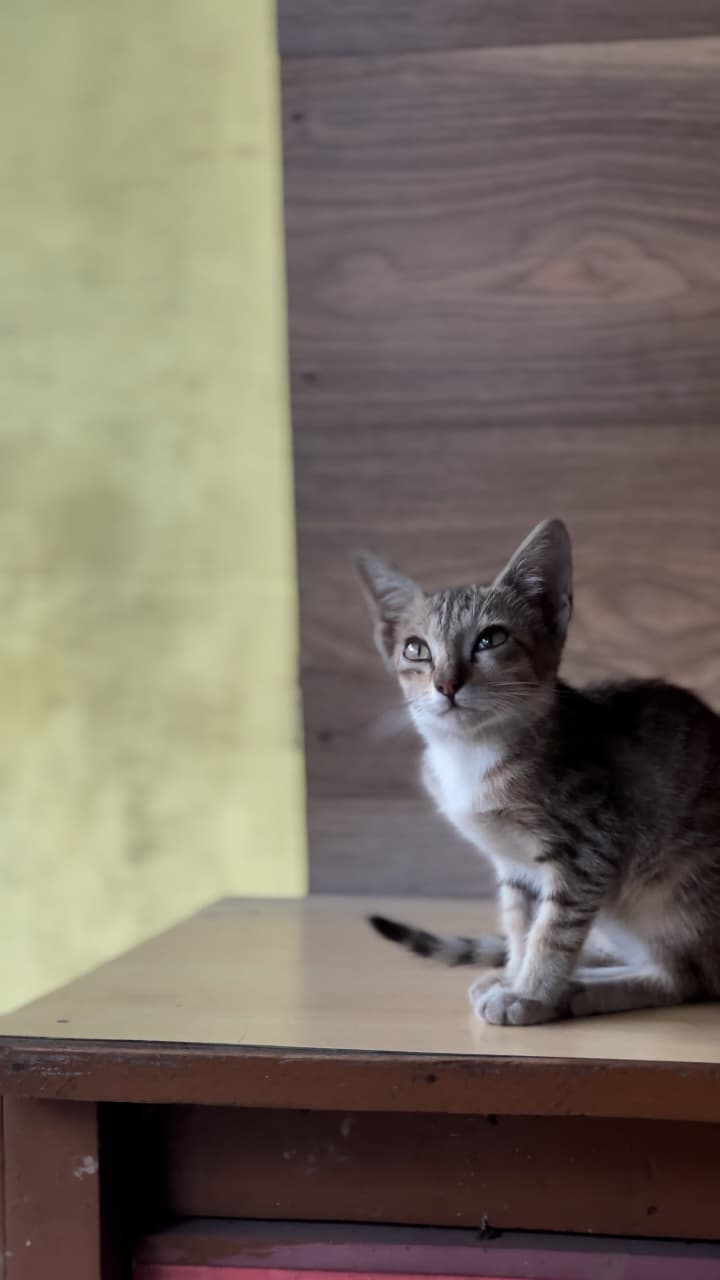
#> input picture cat.jpg, 720 x 1280 px, given in place of cat.jpeg, which was not available
$ jupyter execute exp3.ipynb   (text cells are left out)
#> lines starting #> are read from the running program, lines starting #| are printed output that depends on the picture; pictures that were not available may be replaced by others from this repository, and a replacement may not be noted
[cell 1]
import cv2
import numpy as np
from matplotlib import pyplot as plt

image = cv2.imread('cat.jpeg')
#> image is the input picture: shape (1280, 720, 3); mean B, G, R 101.1, 112.4, 121.5

gray_image = cv2.cvtColor(image, cv2.COLOR_BGR2GRAY)
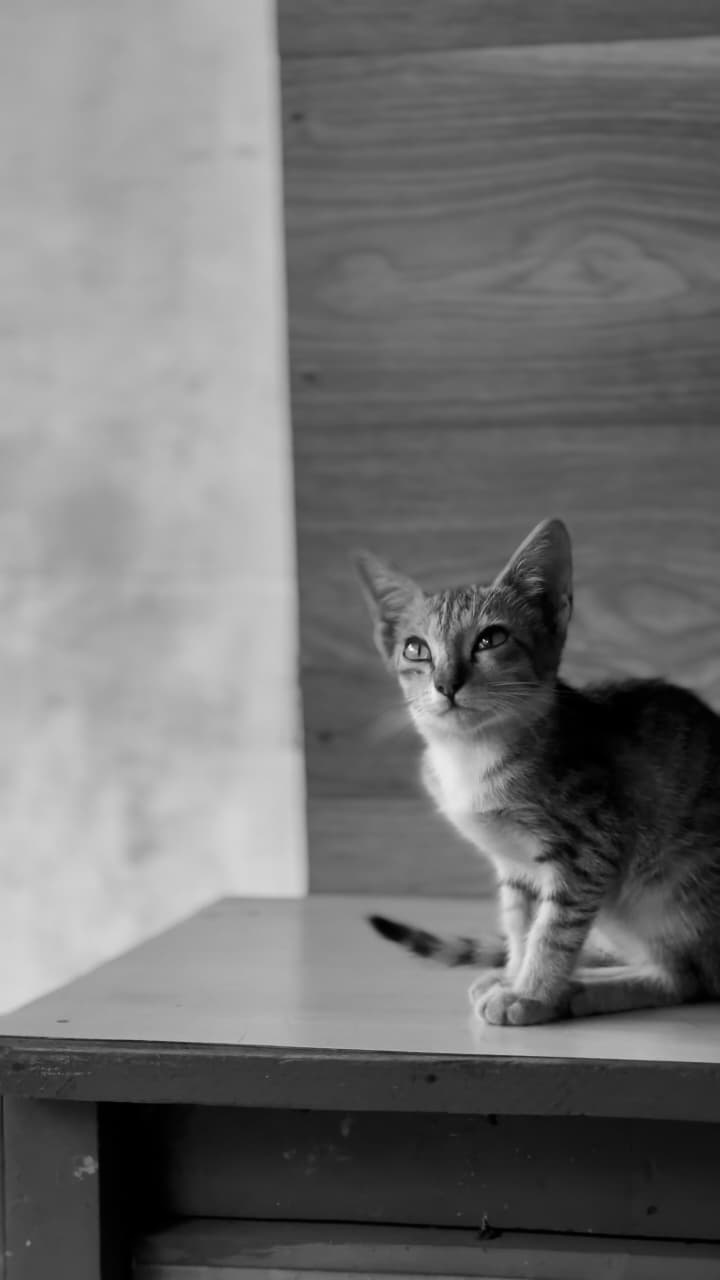
#> gray_image: shape (1280, 720); min 0, max 247, mean 113.8

hist_original = cv2.calcHist([gray_image], [0], None, [256], [0, 256])
#> hist_original = 256 values, max 14942 at index 95, min 0 at index 238, mean 3600

equalized_image = cv2.equalizeHist(gray_image)
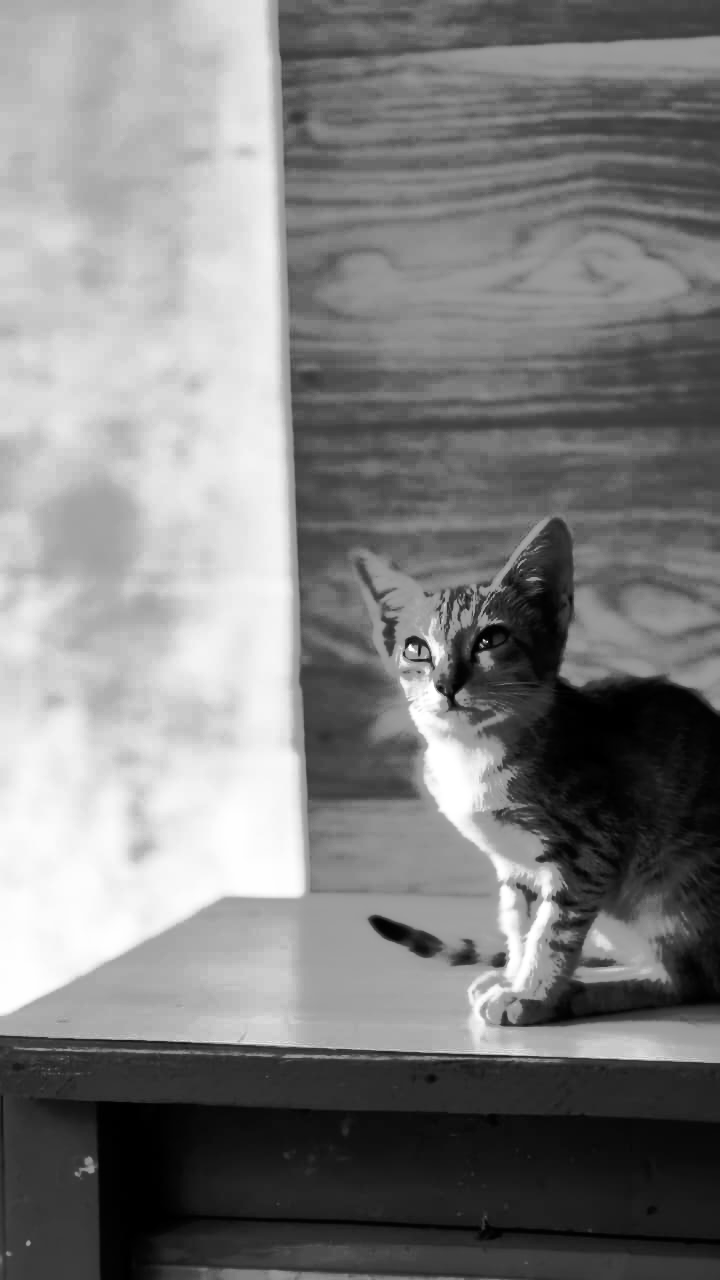
#> equalized_image: shape (1280, 720); min 0, max 255, mean 127.5

plt.figure(figsize=(10, 7))

plt.subplot(2, 2, 1)
plt.imshow(gray_image, cmap='gray')
plt.title('Original Grayscale Image')
plt.axis('off')

plt.subplot(2, 2, 2)
plt.imshow(equalized_image, cmap='gray')
plt.title('Equalized Image')
plt.axis('off')

plt.subplot(2, 2, 3)
plt.plot(hist_original, color='black')
plt.title('Original Histogram')
plt.xlim([0, 256])

plt.subplot(2, 2, 4)
hist_equalized = cv2.calcHist([equalized_image], [0], None, [256], [0, 256])
#> hist_equalized = 256 values, max 14942 at index 105, min 0 at index 14, mean 3600
plt.plot(hist_equalized, color='black')
plt.title('Equalized Histogram')
plt.xlim([0, 256])

plt.tight_layout()
plt.show()
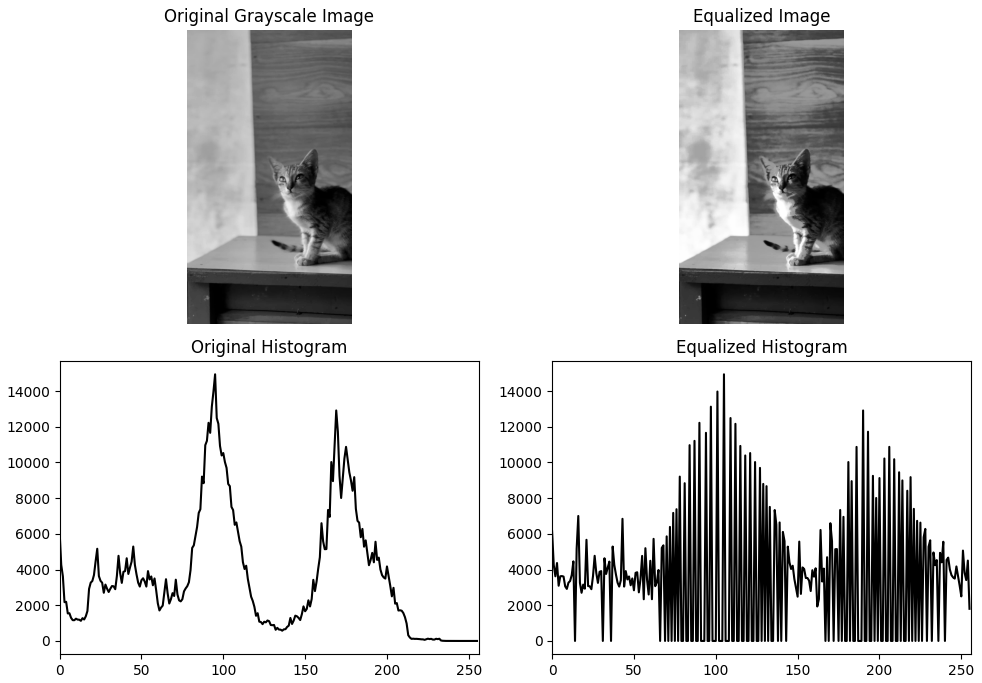
#> figure drawn by matplotlib, 4 panels; panel 3: curve peaks at x = 95, y = 14942; panel 4: curve peaks at x = 105, y = 14942
